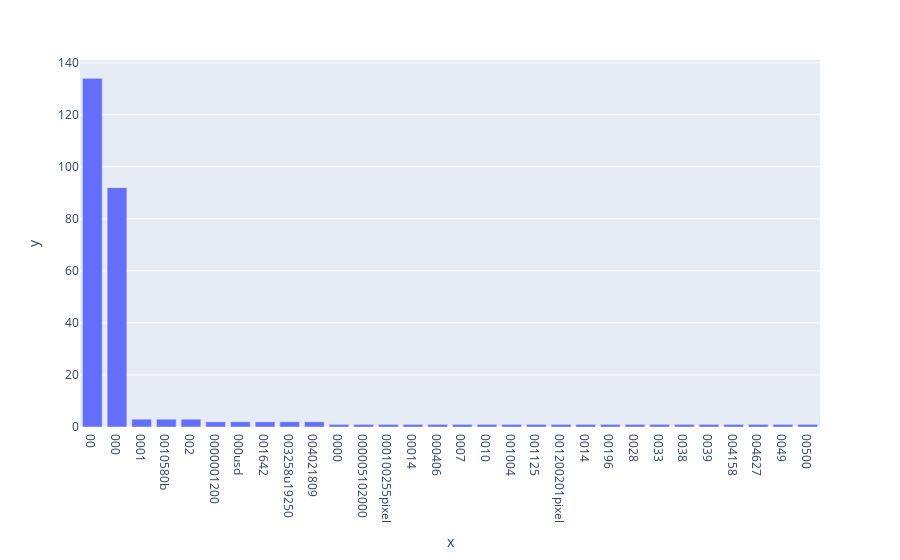

Notebook source saved alongside this figure:
### Markdown cell above
### >>> **Exercise 15 (take home):** 
Additionally, you can attempt to sort the terms on the `x-axis` by frequency instead of in alphabetical order. This way the visualization is more meaninfgul and you will be able to observe the so called [long tail](https://en.wikipedia.org/wiki/Long_tail) (get familiar with this term since it will appear a lot in data mining and other statistics courses). see picture below

![alt txt](https://upload.wikimedia.org/wikipedia/commons/thumb/8/8a/Long_tail.svg/1000px-Long_tail.svg.png)

### Code cell
# Answer here


        

    
# fig = px.bar( y=term_frequencies[:30], x=count_vect.get_feature_names()[:30])
# fig.show()

fig = px.bar( y=term_frequencies[:30], x=count_vect.get_feature_names()[:30])
fig.update_layout(xaxis={'categoryorder':'total descending'})
fig.show()

### Figure 1 — Plotly figure (JSON) as saved in the notebook; plotly's stock layout.template omitted (floating-point values rounded to 4 significant figures)
{"data": [{"alignmentgroup": "True", "hovertemplate": "x=%{x}<br>y=%{y}<extra></extra>", "legendgroup": "", "marker": {"color": "#636efa", "pattern": {"shape": ""}}, "name": "", "offsetgroup": "", "orientation": "v", "showlegend": false, "textposition": "auto", "type": "bar", "x": ["00", "000", "0000", "0000001200", "000005102000", "0001", "000100255pixel", "00014", "000406", "0007", "000usd", "0010", "001004", "0010580b", "001125", "001200201pixel", "0014", "001642", "00196", "002", "0028", "003258u19250", "0033", "0038", "0039", "004021809", "004158", "004627", "0049", "00500"], "xaxis": "x", "y": [134, 92, 1, 2, 1, 3, 1, 1, 1, 1, 2, 1, 1, 3, 1, 1, 1, 2, 1, 3, 1, 2, 1, 1, 1, 2, 1, 1, 1, 1], "yaxis": "y"}], "layout": {"barmode": "relative", "legend": {"tracegroupgap": 0}, "margin": {"t": 60}, "xaxis": {"anchor": "y", "categoryorder": "total descending", "domain": [0, 1], "title": {"text": "x"}}, "yaxis": {"anchor": "x", "domain": [0, 1], "title": {"text": "y"}}}}
